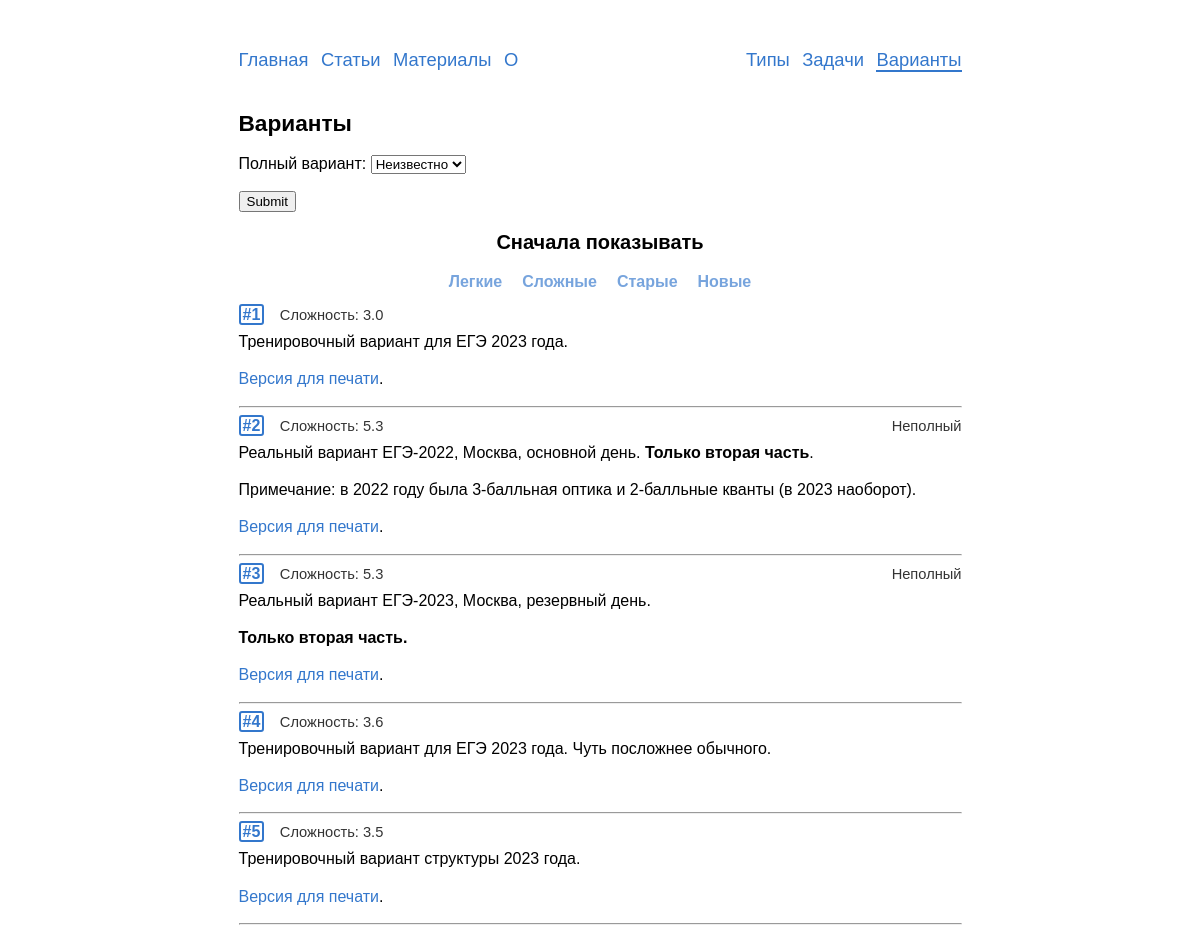
/variants/, run on an earlier commit of the app's database.
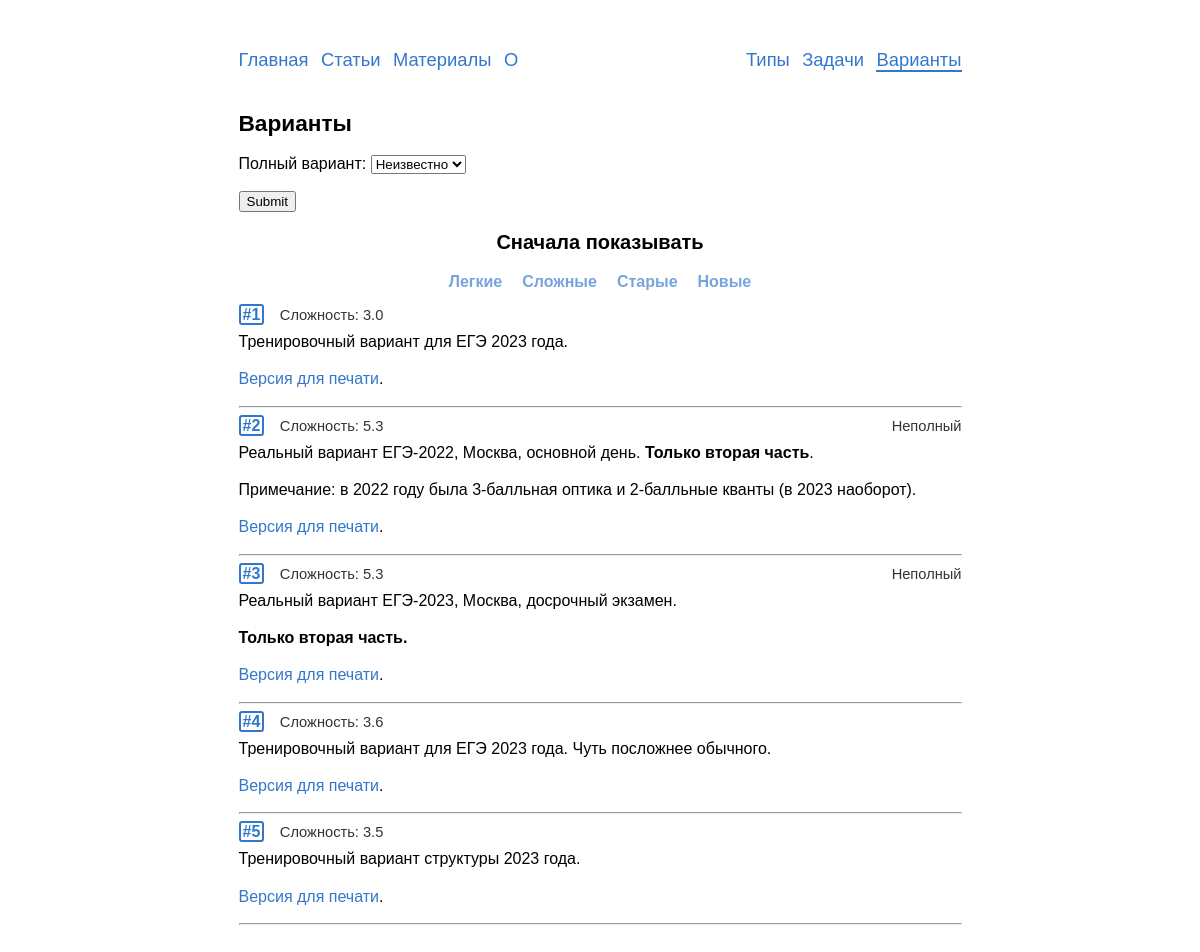
And on a later commit of the database.
### variants/models.py (models this page shows, shortened)
class Variant(models.Model):
    objects = VariantManager()
    problems = SortedManyToManyField(Problem,
                                     verbose_name='задачи')
    text = models.TextField('комментарии', blank=True, null=True)
    complexity = models.FloatField('сложность', blank=True, default=0)
    is_full = models.BooleanField('полный вариант', default=True)
    show_answers = models.BooleanField('показать решения', default=True)
    date = models.DateField('дата добавления', auto_now_add=True)
    answer_slug = models.SlugField('slug для получения ответов',
                                   max_length=4, unique=False,
                                   blank=True, default='foxy',
                                   validators=[validate_answer_slug])
    class Meta:
        verbose_name = 'вариант'
        verbose_name_plural = 'варианты'
        default_related_name = 'variants'
    def get_absolute_url(self):
        return reverse('variants:detail', kwargs={'pk': self.pk})

### variants/views.py (the view, shortened to what this page needs)
# urls.py: path('', views.VariantsView.as_view(), name='list'),
class VariantsView(ListView):
    model = Variant
    template_name = 'variants/variants_list.html'
    context_object_name = 'variants'
    paginate_by = 30
    filter = VariantFilter
    def get_queryset(self):
        queryset = Variant.objects.list()
        pars = self.request.GET
        if 'order_by' in pars.keys() and pars['order_by'] in ('complexity',
                                                              'id',
                                                              '-complexity',
                                                              '-id'):
            order_by = self.request.GET['order_by']
        else:
            order_by = 'id'
        self.filterset = self.filter(self.request.GET, queryset=queryset)
        return self.filterset.qs.order_by(order_by)
    def get_context_data(self, **kwargs):
        data = super().get_context_data(**kwargs)
        data['filter'] = VariantFilter(self.request.GET)
        data['title'] = 'Варианты'
        return data

### problems/templatetags/markdown_extras.py (called while the page is built)
@register.filter()
@stringfilter
def markdown(value):
    return md.markdown(value, extensions=['markdown.extensions.fenced_code',
                                          'tables',
                                          'toc',
                                          'footnotes'])

### problems/templatetags/save_parameters.py (called while the page is built)
@register.simple_tag(takes_context=True)
def param_save(context, **kwargs):
    answ = context['request'].GET.copy()
    for param, value in kwargs.items():
        answ[param] = value
    for param in [param for param, value in answ.items() if not value]:
        del answ[param]
    return answ.urlencode()

### variants/managers.py (called while the page is built)
    def list(self):
        return (
            self.get_queryset()
                .only('id', 'complexity', 'text', 'is_full')
        )

### templates/variants/variants_list.html (shortened to what this page needs)
{% extends "base.html" %}
{% load markdown_extras %}
{% load save_parameters %}
{% load static %}
{% block content %}
  <h2>{{title}}</h2>
  <form method="get" class="no-print">
    {{ filter.form.as_p }}
    <input type="submit" />
  </form>
  <div class=center-flex><h3>Сначала показывать</h3></div>
  <div class="center-flex mb10 mt-5">
    <a class='var-sort{% if "=complexity" in request.get_full_path %} current {% endif %}' href="?{% param_save order_by="complexity" %}">Легкие</a>
    <a class='var-sort{% if "=-complexity" in request.get_full_path %} current {% endif %}' href="?{% param_save order_by="-complexity" %}">Сложные</a>
    <a class='var-sort{% if "=id" in request.get_full_path %} current {% endif %}' href="?{% param_save order_by="id" %}">Старые</a>
    <a class='var-sort{% if "=-id" in request.get_full_path %} current {% endif %}' href="?{% param_save order_by="-id" %}">Новые</a>
  </div>
  {% for variant in page_obj %}
  {% if variant.id <= 5 %}
    <div class="rel">
      <div class="var-id-in-list">
        <a href="{{variant.get_absolute_url}}"><b class='id-number'>#{{variant.id}}</b></a>
        <span class="compl">Сложность: {{variant.complexity}}</span>&nbsp;
        <span class="compl no-solution">{% if not variant.is_full %}Неполный{% endif %}</span>
      </div>
    <div>{{variant.text|markdown|safe}}</div>
    </div><hr>
  {% endif %}
    {% empty %}
    <p>Ничего не нашлось {{":("}}</p>
    <p>Попробуйте другой фильтр.</p>
  {% endfor %}
{% endblock %}

What changed in the data, as far as the page shows it:
changed Variant id 3: text "Реальный вариант ЕГЭ-2023, Москва, резервный день. Только вторая часть. Версия для печати ." → "Реальный вариант ЕГЭ-2023, Москва, досрочный экзамен. Только вторая часть. Версия для печати ."
